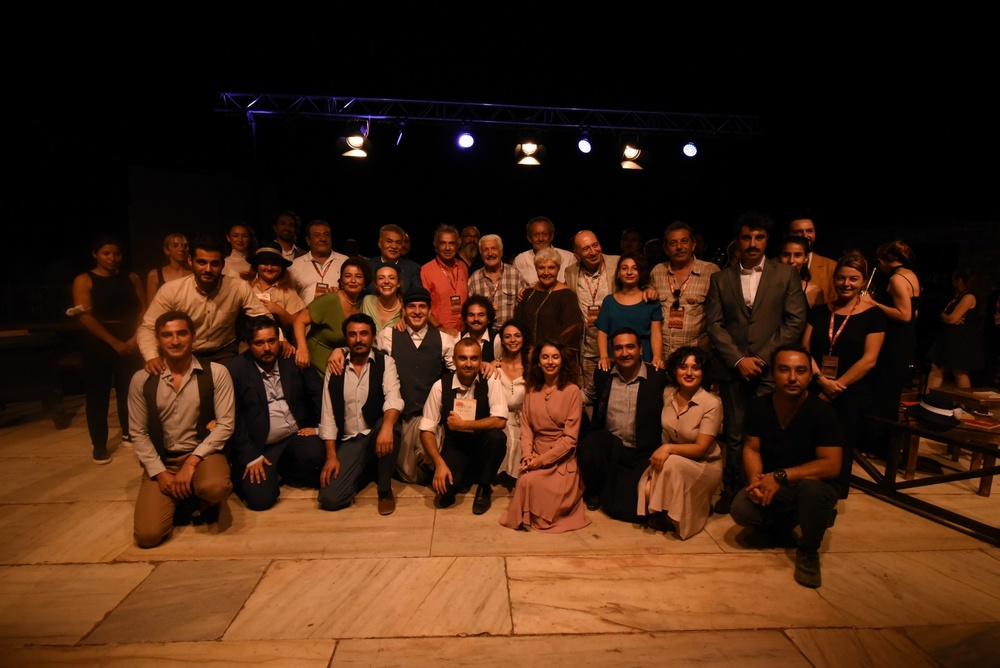
#> input picture yuz.jpg, 1000 x 668 px, shrunk from 1600 x 1068 before the run, found by its file name
$ python main.py
#> lines starting #> are read from the running program, lines starting #| are printed output that depends on the picture; after the words box and inside, x2 and y2 are one past the last pixel; in counts of white or black regions, pixels touching at a corner belong together
import cv2
import matplotlib.pyplot as plt

img = cv2.imread("faceDetection/yuz.jpg" , 0)
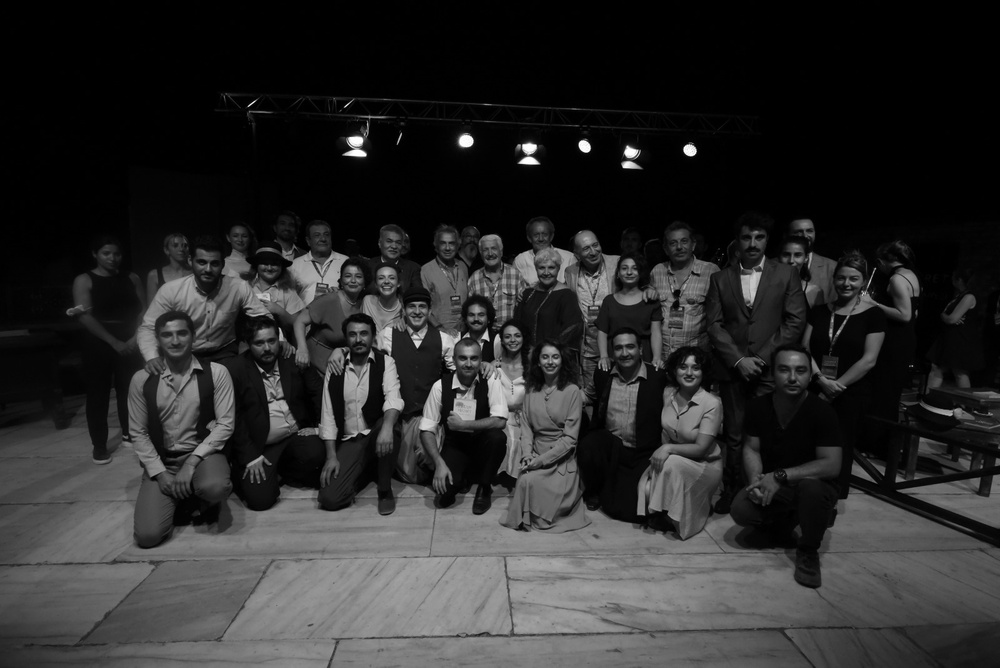
#> img: shape (668, 1000); min 0, max 255, mean 43.8
plt.figure()
plt.imshow(img, cmap="gray")
plt.show()

face_cascade = cv2.CascadeClassifier("faceDetection/haarcascade_frontalface_default.xml")
face_rect = face_cascade.detectMultiScale(img, minNeighbors = 4)
#> face_rect = 27 rows, first 6: [309, 224, 28, 28], [227, 226, 26, 26], [528, 224, 26, 26], [379, 230, 30, 30], [664, 230, 31, 31], [433, 233, 27, 27]

for (x,y,w,h) in face_rect:
    cv2.rectangle(img , (x,y), (x+w , y+h), (255,255,255), 10)
#> this loop made 27 passes
#> (x, y, w, h) on passes 1 to 12: (309, 224, 28, 28), (227, 226, 26, 26), (528, 224, 26, 26), (379, 230, 30, 30), (664, 230, 31, 31), (433, 233, 27, 27), (477, 238, 27, 27), (97, 243, 27, 27), (778, 244, 28, 28), (533, 258, 27, 27), (616, 258, 27, 27), (339, 266, 27, 27)
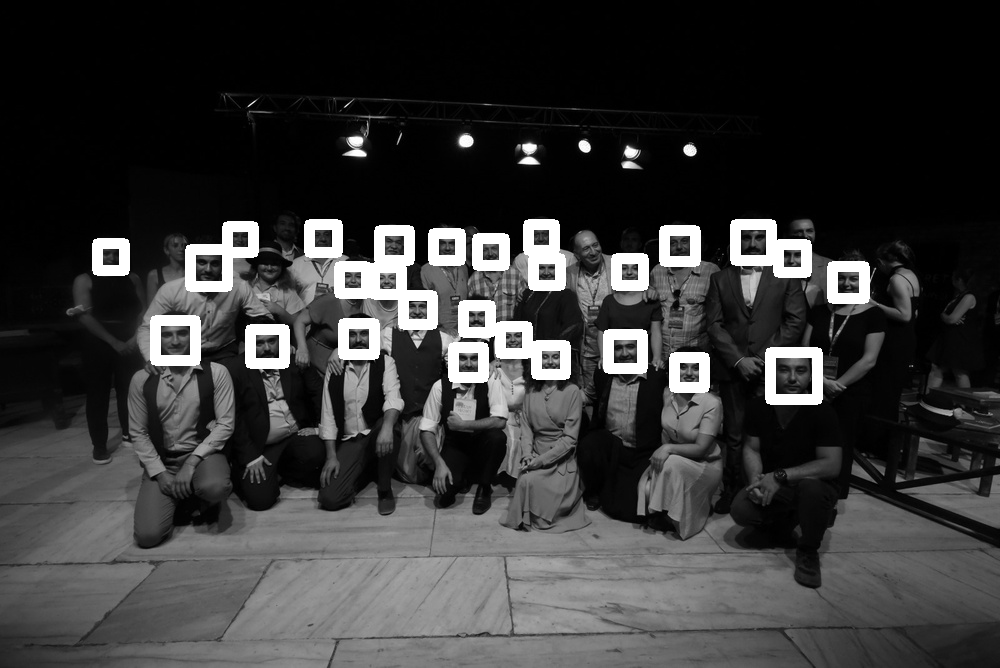
#> img: shape (668, 1000); 5.16% of pixels changed, all inside (x1, y1, x2, y2) = (92, 219, 870, 405)

plt.figure()
plt.imshow(img , cmap="gray")
plt.axis("off")
plt.show()
